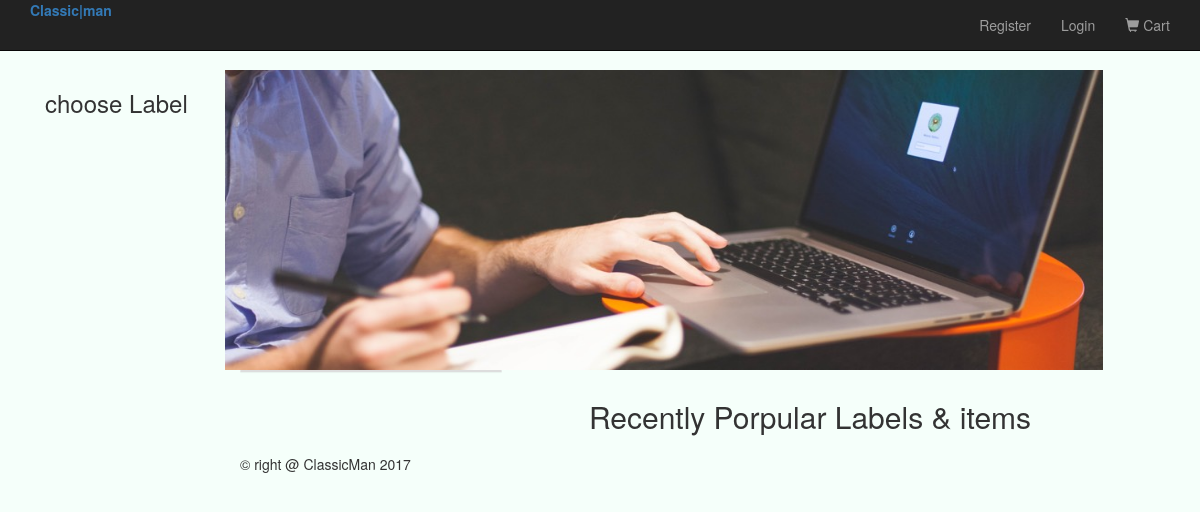
Page /catalog/ on the earlier database version.
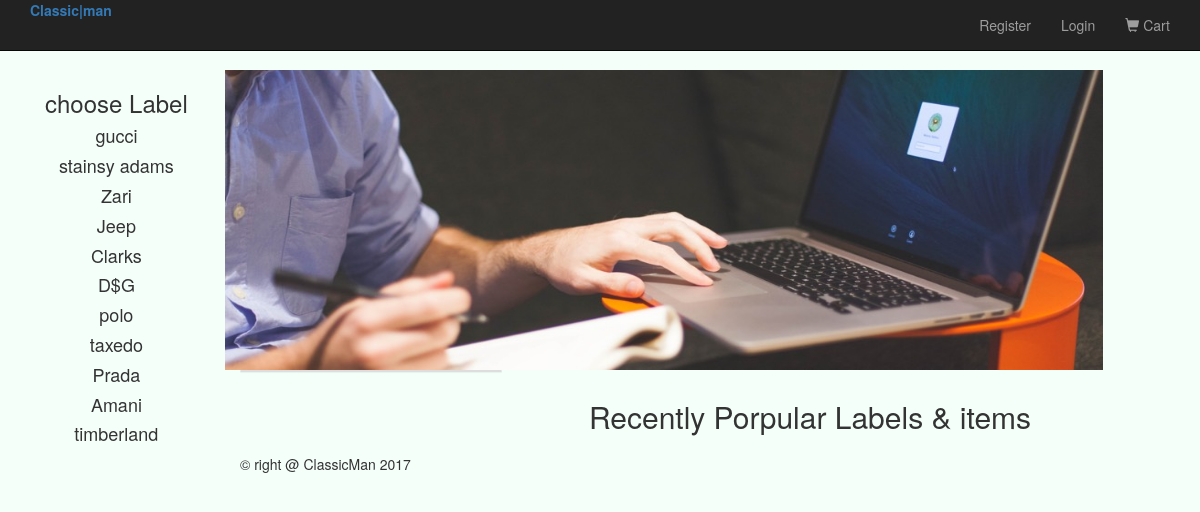
Same page on the later database version.
### catalog/models.py (models this page shows, shortened)
class Label(models.Model):
    Labelname = models.CharField(max_length=20)

### catalog/views.py (the view)
# urls.py: url(r'^catalog/', include('catalog.urls')),
def catalog(request):
	label = Label.objects.all()
	product = Product.objects.all()
	context = {'label':label, 'product':product}
	return render(request, 'catalog/base.html', context)

### catalog/templates/catalog/base.html (shortened to what this page needs)
{% load static %}
<!DOCTYPE html>
<html lang="en">
<head>
    <link rel="stylesheet" type="text/css" href="css/bootstrap.min.css">
    <link rel="stylesheet" type="text/css" href="{% static 'account/style.css' %}" />
    <link rel="stylesheet" href="https://maxcdn.bootstrapcdn.com/bootstrap/3.3.6/css/bootstrap.min.css">
</head>
<body style="background-color: #F5FFFA; margin-left: 0 aut">
<div class="container">
    <nav class="navbar navbar-inverse navbar-fixed-top" id="my-navbar">
        <div class="container">
            <div class="navbar-header">
                <a href="navbar-brand"><strong>Classic|man</strong></a>
            </div>
            <div class="collapse navbar-collapse" id="navbar-collapse">
                <ul class="nav navbar-nav navbar-right">
                    {% if user.is_authenticated %}
                    <li><h3><strong>Hi {{ user.username }}!</strong></h3></li>
                        <li><a href="/accounts/Logout/">Logout</a></li>
                    {% else %}
                        <li><a href="/account/register">Register</a></li>
                        <li><a href="accounts/login">Login</a></li>
                    {% endif %}
                    <li><a href="/"><span class="glyphicon glyphicon-shopping-cart" aria-hidden="true"></span>&nbsp;Cart </a> 	</li>
                </ul>
            </div>
        </div>
    </nav>
    <div class="container" id="content">
        <div class="row">
            <div class="col-lg-2">
                <div class="sidebar-nav-fixed affix">
                    <div class="navbar-header">
                        <h3>choose Label</h3>
                    </div>
                        {% for item in label %}
                            <h4 class="text-center">{{ item.Labelname }}</h4>
                        {% endfor %}
	            </div>
            </div>
            <div class="col-lg-9">
                <div class="row">
                    <div id="banner">
                        <img src="{% static 'account/images/banner.jpg' %}" alt="banner image" class="img-responsive" style="height: 300px; width: 100%;">
                    </div>
                </div>
                <div class="row">
                    <section>
                        <div class="col-lg-4">
                            <div class="panel panel-default">
                            </div>
                        </div>
                        <div class="col-lg-8" >
                        <div class="panel-heading">
                            <h2 class="text-center">Recently Porpular Labels & items</h2>
                        </div>
                        </div>
                    </section>
                </div>
                <div class="row">
                    <div class="col-lg-9">
                       <p>&copy right @ ClassicMan 2017</p>
                    </div>
                </div>
            </div>
        </div>
    </div>
</div>
</body>
</html>

Differences in the rows shown:
added Label: Labelname "gucci"
added Label: Labelname "stainsy adams"
added Label: Labelname "Zari"
added Label: Labelname "Jeep"
added Label: Labelname "Clarks"
added Label: Labelname "D$G"
added Label: Labelname "polo"
added Label: Labelname "taxedo"
added Label: Labelname "Prada"
added Label: Labelname "Amani"
added Label: Labelname "timberland"
